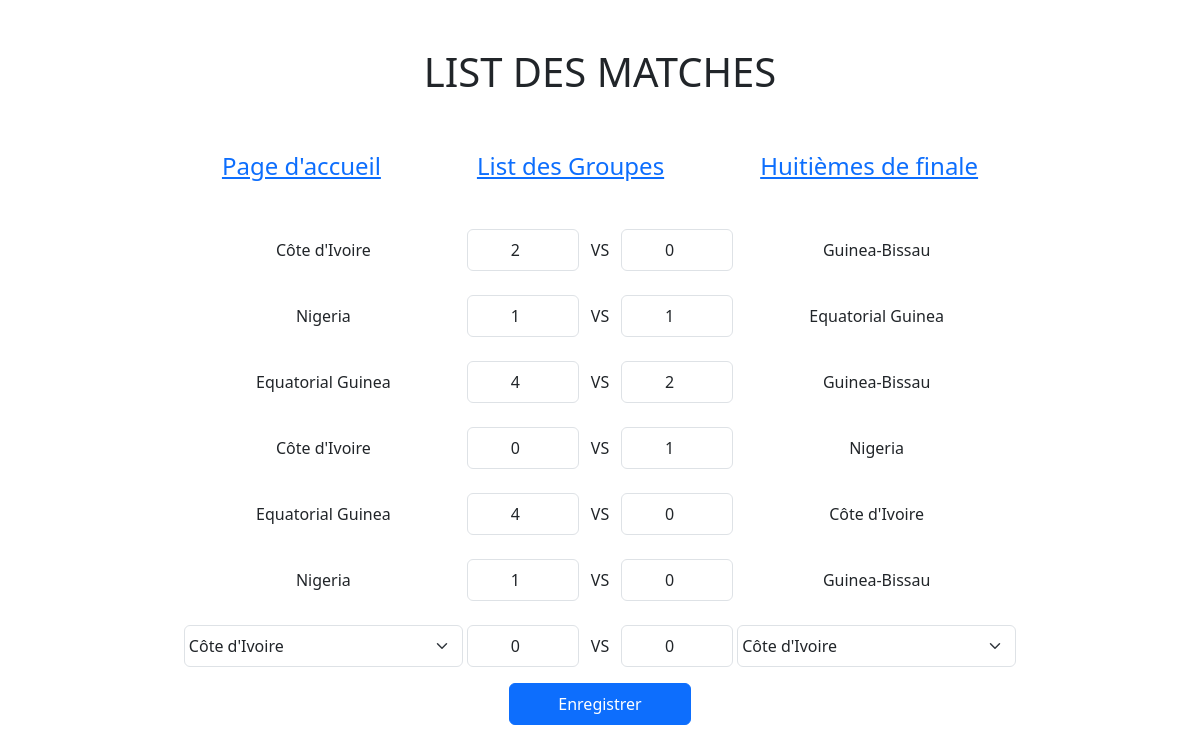
The page /Afcon/ViewMatches/1 on the database its author committed.
### Afcon/models.py (models this page shows)
class Equipes(models.Model):
    name = models.CharField(max_length=200)
    classement = models.IntegerField(default=0)
    points = models.IntegerField(default=0)
    groupe = models.ForeignKey(Groupes, on_delete=models.CASCADE)

### Afcon/views.py (the view)
# urls.py: path('ViewMatches/<int:groupe_id>', views.ViewMatches, name='ViewMatches'),
def ViewMatches(request, groupe_id):
    template = loader.get_template('Afcon/matche.html')
    equipes = Equipes.objects.filter(groupe_id=groupe_id)
    matches = Matches.objects.filter(groupe_id=groupe_id)
    new_list_matches = getMatchesByGroupe(equipes, matches)
    context = {'equipes': equipes, 'matches': new_list_matches, 'groupe_id': groupe_id}
    return HttpResponse(template.render(context, request))

### Afcon/views.py (called while the page is built)
def getMatchesByGroupe(equipes, matches):
    new_list = []
    name_int_equipe = ''
    name_ext_equipe = ''
    for m in matches:
        for e in equipes:
            if m.id_int_equipe == e.id:
                name_int_equipe = e.name
            if m.id_ext_equipe == e.id:
                name_ext_equipe = e.name
        data = {
            'name_int_equipe': name_int_equipe,
            'score_int_equipe': m.score_int_equipe,
            'name_ext_equipe': name_ext_equipe,
            'score_ext_equipe': m.score_ext_equipe
        }
        new_list.append(data)
    return new_list

### Afcon/templates/Afcon/matche.html (shortened to what this page needs)
<!DOCTYPE html>
<html lang="en">
<head>
    <link rel="stylesheet" href="//cdn.jsdelivr.net/npm/bootstrap@5.3.2/dist/css/bootstrap.min.css" />
    {% load static %}
    <link rel="stylesheet" href="{% static 'Afcon/style.css' %}" />
</head>
<body>
    <h1 class="h1 p-5">List des Matches</h1>
    <ul class="list mb-5">
        <li class="px-5"><a href="{% url 'Afcon:ViewAccueil' %}" class="h4 link-primary">Page d'accueil</a></li>
        <li class="px-5"><a href="{% url 'Afcon:ViewGroupe' %}" class="h4 link-primary">List des Groupes</a></li>
        <li class="px-5"><a href="{% url 'Afcon:ViewHuitiemeFinal' %}" class="h4 link-primary">Huitièmes de finale</a></li>
    </ul>
    <div class="container">
        <div class="row">
            {% for matche in matches %}
                <div class="col-12 mb-4 text-center">
                    <label for="scoreIntEquipe" class="w-25">{{ matche.name_int_equipe }}</label>
                    <input type="number" id="scoreIntEquipe" class="form-control px-1 py-2 w-10 d-inline-block text-center" name="score_int_equipe" value="{{ matche.score_int_equipe }}" readonly />
                    <span class="d-inline-block mx-2">VS</span>
                    <input type="number" id="scoreIntEquipe" class="form-control px-1 py-2 w-10 d-inline-block text-center" name="score_ext_equipe" value="{{ matche.score_ext_equipe }}" readonly />
                    <label for="scoreIntEquipe" class="w-25">{{ matche.name_ext_equipe }}</label>
                </div>
            {% endfor %}
            <div class="col-12 text-center">
                <form action="{% url 'Afcon:saveMatche' %}" method="POST">
                    <select name="intEquipe" class="form-select px-1 py-2 w-25 d-inline-block">
                        {% for equipe in equipes %}
                        <option value="{{ equipe.id }}">{{ equipe.name }}</option>
                        {% endfor %}
                    </select>
                    <input type="number" name="scoreIntEquipe" class="form-control px-1 py-2 w-10 d-inline-block text-center" value="0" min="0" max="99" />
                    <span class="d-inline-block mx-2">VS</span>
                    <input type="number" name="scoreExtEquipe" class="form-control px-1 py-2 w-10 d-inline-block text-center" value="0" min="0" max="99" />
                    <select name="extEquipe" class="form-select px-1 py-2 w-25 d-inline-block">
                        {% for equipe in equipes %}
                        <option value="{{ equipe.id }}">{{ equipe.name }}</option>
                        {% endfor %}
                    </select>
                    <br/>
                    <input type="submit" class="btn btn-primary mt-3 px-5 py-2" value="Enregistrer" />
                </form>
            </div>
        </div>
    </div>
</body>
</html>

### Afcon/static/Afcon/style.css (style rules this page uses)
body { margin: 0px; padding: 0px; }
.w-10 { width: 10%; }
h1 { text-align: center; color: brown; font-size: 25px; text-transform: uppercase; }
ul.list { list-style: none; margin: 0px; padding: 0px; display: flex; align-items: center; justify-content: center; }
ul.list li { display: inline-block; }

### rows shown on the page
Equipes: name_int_equipe "Côte d'Ivoire" "Côte d'Ivoire", name_ext_equipe "Côte d'Ivoire"
Equipes: name_ext_equipe "Guinea-Bissau" "Guinea-Bissau" "Guinea-Bissau"
Equipes: name_int_equipe "Nigeria" "Nigeria", name_ext_equipe "Nigeria"
Equipes: name_ext_equipe "Equatorial Guinea", name_int_equipe "Equatorial Guinea" "Equatorial Guinea"

### other values the page prints
form field intEquipe "Côte d'Ivoire"
form field extEquipe "Côte d'Ivoire"
